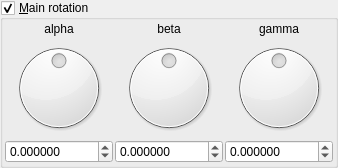
    <widget class="MyGroupBox" name="groupCheck_mandelbox_main_rotation_enabled">
     <property name="title">
      <string>&amp;Main rotation</string>
     </property>
     <property name="checkable">
      <bool>true</bool>
     </property>
     <layout class="QVBoxLayout" name="verticalLayout_3" stretch="0">
      <property name="spacing">
       <number>2</number>
      </property>
      <property name="leftMargin">
       <number>2</number>
      </property>
      <property name="topMargin">
       <number>2</number>
      </property>
      <property name="rightMargin">
       <number>2</number>
      </property>
      <property name="bottomMargin">
       <number>2</number>
      </property>
      <item>
       <layout class="QGridLayout" name="gridLayout_2">
        <property name="spacing">
         <number>2</number>
        </property>
        <item row="1" column="0">
         <widget class="QDial" name="dial3_mandelbox_rotation_main_x">
          <property name="minimum">
           <number>-18000</number>
          </property>
          <property name="maximum">
           <number>18000</number>
          </property>
          <property name="wrapping">
           <bool>true</bool>
          </property>
         </widget>
        </item>
        <item row="1" column="1">
         <widget class="QDial" name="dial3_mandelbox_rotation_main_y">
          <property name="minimum">
           <number>-18000</number>
          </property>
          <property name="maximum">
           <number>18000</number>
          </property>
          <property name="wrapping">
           <bool>true</bool>
          </property>
         </widget>
        </item>
        <item row="0" column="1">
         <widget class="QLabel" name="label_14">
          <property name="text">
           <string>beta</string>
          </property>
          <property name="alignment">
           <set>Qt::AlignCenter</set>
          </property>
         </widget>
        </item>
        <item row="2" column="0">
         <widget class="MyDoubleSpinBox" name="spinboxd3_mandelbox_rotation_main_x">
          <property name="sizePolicy">
           <sizepolicy hsizetype="Minimum" vsizetype="Maximum">
            <horstretch>0</horstretch>
            <verstretch>0</verstretch>
           </sizepolicy>
          </property>
          <property name="prefix">
           <string/>
          </property>
          <property name="suffix">
           <string/>
          </property>
          <property name="decimals">
           <number>6</number>
          </property>
          <property name="minimum">
           <double>-36000.000000000000000</double>
          </property>
          <property name="maximum">
           <double>36000.000000000000000</double>
          </property>
          <property name="singleStep">
           <double>1.000000000000000</double>
          </property>
         </widget>
        </item>
        <item row="0" column="0">
         <widget class="QLabel" name="label_13">
          <property name="text">
           <string>alpha</string>
          </property>
          <property name="alignment">
           <set>Qt::AlignCenter</set>
          </property>
         </widget>
        </item>
        <item row="1" column="2">
         <widget class="QDial" name="dial3_mandelbox_rotation_main_z">
          <property name="minimum">
           <number>-18000</number>
          </property>
          <property name="maximum">
           <number>18000</number>
          </property>
          <property name="wrapping">
           <bool>true</bool>
          </property>
         </widget>
        </item>
        <item row="0" column="2">
         <widget class="QLabel" name="label_15">
          <property name="text">
           <string>gamma</string>
          </property>
          <property name="alignment">
           <set>Qt::AlignCenter</set>
          </property>
         </widget>
        </item>
        <item row="2" column="1">
         <widget class="MyDoubleSpinBox" name="spinboxd3_mandelbox_rotation_main_y">
          <property name="sizePolicy">
           <sizepolicy hsizetype="Minimum" vsizetype="Maximum">
            <horstretch>0</horstretch>
            <verstretch>0</verstretch>
           </sizepolicy>
          </property>
          <property name="prefix">
           <string/>
          </property>
          <property name="suffix">
           <string/>
          </property>
          <property name="decimals">
           <number>6</number>
          </property>
          <property name="minimum">
           <double>-36000.000000000000000</double>
          </property>
          <property name="maximum">
           <double>36000.000000000000000</double>
          </property>
          <property name="singleStep">
           <double>1.000000000000000</double>
          </property>
         </widget>
        </item>
        <item row="2" column="2">
         <widget class="MyDoubleSpinBox" name="spinboxd3_mandelbox_rotation_main_z">
          <property name="sizePolicy">
           <sizepolicy hsizetype="Minimum" vsizetype="Maximum">
            <horstretch>0</horstretch>
            <verstretch>0</verstretch>
           </sizepolicy>
          </property>
          <property name="prefix">
           <string/>
          </property>
          <property name="suffix">
           <string/>
          </property>
          <property name="decimals">
           <number>6</number>
          </property>
          <property name="minimum">
           <double>-36000.000000000000000</double>
          </property>
          <property name="maximum">
           <double>36000.000000000000000</double>
          </property>
          <property name="singleStep">
           <double>1.000000000000000</double>
          </property>
         </widget>
        </item>
       </layout>
      </item>
     </layout>
    </widget>
